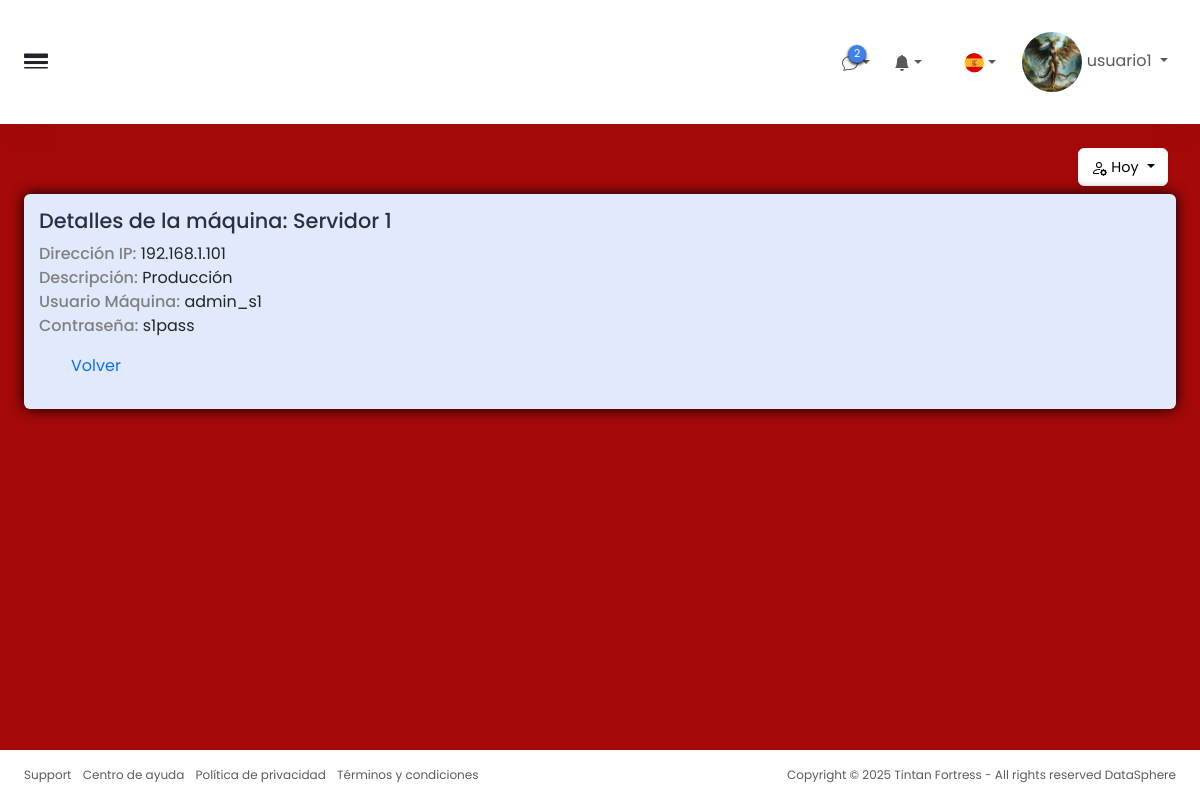
Before: /detallesMaquina.php?id=1 (signed in) with the older database file.
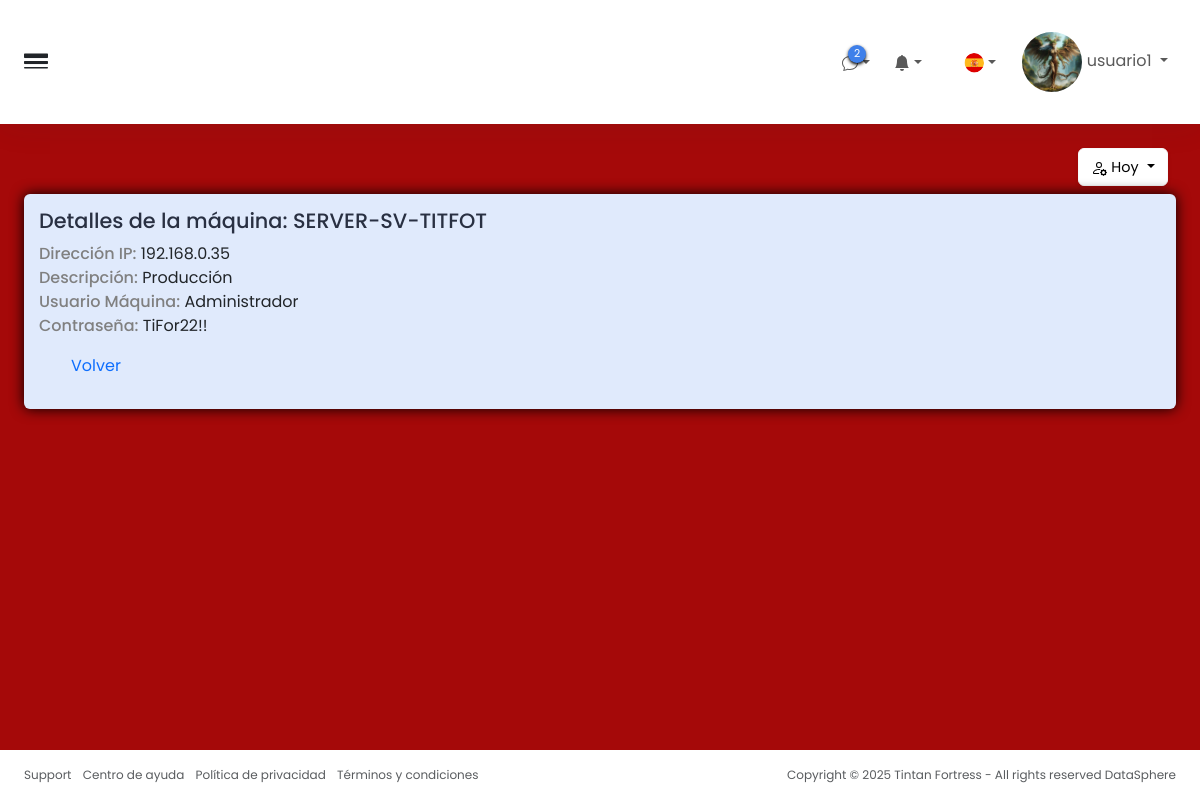
After: the same page with the newer database file.
### tables this page shows
CREATE TABLE `usuarios` (
  `id` int(11) NOT NULL,
  `nombre_usuario` varchar(100) NOT NULL,
  `contraseña` text NOT NULL,
  `correo_electronico` varchar(255) DEFAULT NULL,
  `id_rol` int(11) NOT NULL,
  `creado_en` timestamp NOT NULL DEFAULT current_timestamp(),
  `imagen` varchar(255) DEFAULT NULL
);

CREATE TABLE `credenciales` (
  `id` int(11) NOT NULL,
  `id_maquina` int(11) NOT NULL,
  `usuario_maquina` varchar(100) NOT NULL,
  `contraseña` text NOT NULL,
  `creada_en` timestamp NOT NULL DEFAULT current_timestamp()
);

CREATE TABLE `maquinas` (
  `id` int(11) NOT NULL,
  `nombre` varchar(100) NOT NULL,
  `direccion_ip` varchar(45) NOT NULL,
  `descripcion` text DEFAULT NULL,
  `creada_en` timestamp NOT NULL DEFAULT current_timestamp()
);

### detallesMaquina.php (the view, shortened to what this page needs)
<?php
try {
    include 'conexion.php';
    $nombreUsuario = $_SESSION['nombre'];
    $id_maquina = intval($_GET['id']);
    $sql = "SELECT m.nombre, m.direccion_ip, m.descripcion, c.usuario_maquina, c.contraseña
                FROM maquinas m
                LEFT JOIN credenciales c ON c.id_maquina = m.id
                WHERE m.id = :id";
    $stmt = $conn->prepare($sql);
    $stmt->execute([':id' => $id_maquina]);
    $maquina = $stmt->fetch(PDO::FETCH_ASSOC);
    $usuario_id = $_SESSION['usuario_id'];
    $sqlImagen = "SELECT imagen FROM usuarios WHERE id = :id";
    $stmtImagen = $conn->prepare($sqlImagen);
    $stmtImagen->execute([':id' => $usuario_id]);
    $imagenUsuario = $stmtImagen->fetchColumn();
    ?>
    <!DOCTYPE html>
    <html lang="es">
    <head>
        <link rel="stylesheet" href="css/index.css">
        <link href="https://cdn.jsdelivr.net/npm/bootstrap@5.3.6/dist/css/bootstrap.min.css" rel="stylesheet"
>
        <link rel="stylesheet" href="https://cdn.jsdelivr.net/npm/bootstrap-icons@1.13.1/font/bootstrap-icons.min.css">
        <link rel="stylesheet" href="css/usuarios.css">
    </head>
    <body>
        <div class="wrapper w-100 d-flex align-items-start justify-content-between bg-black">
            <div class="main">
                <nav
                    class="navbar-main d-flex justify-content-between align-items-center p-4 navbar navbar-expand navbar-light">
                    <span class="sidebar-toggle d-flex align-items-center fs-4">
                        <i class="bi bi-border-width" id=toggle></i>
                    </span>
                    <div class="navbar-collapse collapse">
                        <div class="navbar-align navbar-nav ms-auto">
                            <div class="me-2 nav-item dropdown d-flex position-relative">
                                <a id="element" class="d-flex align-items-center nav-link nav-icon dropdown-toggle"
                                    aria-expanded="true">
                                    <div class="position-relative">
                                        <span class="indicator">2</span>
                                    </div>
                                </a>
                            </div>
                            <div class="me-2 nav-item dropdown d-flex position-relative">
                                <a id="element" class="d-flex align-items-center nav-link nav-icon dropdown-toggle"
                                    aria-expanded="true">
                                    <div class="position-relative">
                                        <svg xmlns="http://www.w3.org/2000/svg" width="16" height="16" fill="currentColor"
                                            class="bi bi-bell-fill" viewBox="0 0 16 16">
                                            <path
                                                d="M8 16a2 2 0 0 0 2-2H6a2 2 0 0 0 2 2m.995-14.901a1 1 0 1 0-1.99 0A5 5 0 0 0 3 6c0 1.098-.5 6-2 7h14c-1.5-1-2-5.902-2-7 0-2.42-1.72-4.44-4.005-4.901" />
                                        </svg>
                                    </div>
                                </a>
                            </div>
                            <a href="#" type="button" class="nav-icon modes nav-link d-flex align-items-center"></a>
                            <div class="me-2 nav-item dropdown d-flex position-relative">
                                <a id="element"
                                    class="nav-flag d-flex align-items-center nav-icon nav-link  dropdown-toggle"
                                    aria-expanded="true">
                                    <div class="position-relative">
                                        <img src="img/españa.webp" alt="" class="img-fluid">
                                    </div>
                                </a>
                            </div>
                            <div class="nav-item dropdown nav-item-user">
                                <span class="d-none d-sm-inline-block nav-icon" aria-expanded="true">
                                    <a href="#" class="nav-link dropdown-toggle" aria-expanded="false">
                                        <img src="img/usuarios/<?= $imagenUsuario ?>" class="imgUSU">
                                        <span><?= htmlspecialchars($nombreUsuario) ?></span>
                                    </a>
                                </span>
                            </div>
                        </div>
                    </div>
                </nav>
                <div class="content">
                    <div class="p-0 container-fluid">
                        <div class="mb-2 mb-xl-2 row">
                            <div class="d-none d-sm-block col-auto">
                            </div>
                            <div class="ms-auto text-end mt-n1 col-auto">
                                <div class="d-inline me-2 dropdown">
                                    <button type="button" class="nav-icon bg-white shadow-sm dropdown-toggle btn btn-light"
                                        aria-expanded="true">
                                        <span style="font-size: .9rem;">Hoy</span>
                                    </button>
                                </div>
                            </div>
                        </div>
                        <div class="row">
                            <div class="d-flex w-100">
                                <div class="illustration flex-fill card border-0" style="background-color: #e0eafc;">
                                    <div class="detalles">
                                    <div class="p-0 d-flex flex-fill card-body">
                                        <ul>
                                            <li><h3>Detalles de la máquina: <?= htmlspecialchars($maquina['nombre']) ?></h3></li>
                                            <li><strong>Dirección IP:</strong>
                                                <?= htmlspecialchars($maquina['direccion_ip']) ?></li>
                                            <li><strong>Descripción:</strong>
                                                <?= htmlspecialchars($maquina['descripcion']) ?></li>
                                            <li><strong>Usuario Máquina:</strong>
                                                <?= htmlspecialchars($maquina['usuario_maquina']) ?></li>
                                            <li><strong>Contraseña:</strong> <?= htmlspecialchars($maquina['contraseña']) ?>
                                            </li>
                                        </ul>
                                    </div>
                                    <div>
                                        <ol><li><p><a href="conexionesMaquina.php">Volver</a></p></li></ol>
                                    </div>
                                    </div>
                                </div>
                            </div>
                        </div>
                    </div>
                </div>
                <footer class="footer bg-white py-3">
                    <div class="container-fluid">
                        <div class="text-muted row">
                            <div class="text-start d-flex col-6">
                                <ul class="list-inline mb-0">
                                    <li class="list-inline-item"><a href="#" class="text-muted">Support</a></li>
                                    <li class="list-inline-item"><a href="#" class="text-muted">Centro de ayuda</a></li>
                                    <li class="list-inline-item"><a href="#" class="text-muted">Política de privacidad</a>
                                    </li>
                                    <li class="list-inline-item"><a href="#" class="text-muted">Términos y condiciones</a>
                                    </li>
                                </ul>
                            </div>
                            <div class="text-end col-6">
                                <p class="mb-0">Copyright © 2025 Tintan Fortress - All rights reserved <a href="#"
                                        class="text-muted">DataSphere</a></p>
                            </div>
                        </div>
                    </div>
                </footer>
            </div>
        </div>
    </body>
    </html>
    <?php
} catch (PDOException $e) {
    die("Error en la conexión a la base de datos: " . $e->getMessage());
}
?>

### css/index.css (style rules this page uses)
* { margin: 0; padding: 0; box-sizing: border-box; list-style: none; text-decoration: none; font-family: "Poppins",serif; }
.imgUSU { width:60px; height: 60px; border-radius: 40px; }
.detalles { padding:15px; }
:root { --color-primary: #202434; --color-primary-light: #293042; --color-accent-blue: #3f80ea; --color-white: white; --color-black: black; --color-gray-light: #ced4da; --color-gray-blue-trasnparent: #e2e8ee80 --transition-speed-fast: .4s ease-in-out; --transition-speed-slow: .6s ease-in-out; }
a { text-decoration: none !important; }
ul { padding-left: 0 !important; }
li { list-style: none !important; }
img { height: 20px; margin-left: 2px; }
h3 { color: white !important; }
.wrapper { width: 100%; align-items: stretch; display: flex; }
.main { display: flex; width: 100%; height: 100vh; overflow-y: scroll; min-width: 0; transition: margin-left .35s ease-in-out, left .35s ease-in-out, margin-right .35s ease-in-out, right .35s ease-in-out; flex-direction: column; }
.navbar-main { border-bottom: 0 !important; box-shadow: 0 0 2rem #2930421a !important; background-color: var(--color-white) !important; }
#toggle { cursor: pointer !important; }
.nav-item-user { cursor: pointer !important; }
.nav-item .indicator { background: #3f80ea; box-shadow: 0 .1rem .2rem black; border-radius: 50%; display: block; height: 18px; width: 18px; position: absolute; padding: 1px; top: -5px; right: -8px; text-align: center; font-size: .675rem; color: var(--color-white); transition: all .2s ease-in-out; }
.text-muted { color: rgba(108, 117, 125, .75); font-size: 12px; margin-bottom: 0; }
#element { cursor: pointer; }
.nav-flag img { height: 20px; width: 20px; border-radius: 50%; object-fit: cover; }
.content { padding: 2.5rem 2.5rem 1.5rem; flex: 1; direction: 1fr; background-color: rgb(165, 9, 9); }
.illustration { color: var(--color-accent-blue); }
.card { margin-bottom: 24px; box-shadow: 0 0 .875rem black; }
.card-body h3 { color: #293042 !important; font-weight: 500; font-size: 1.3rem; }
strong { font-weight: 500 !important; color: grey; font-style: .8rem; }
footer { padding: 1rem 0.75rem; background-color: var(--color-white); direction: ltr; }
@media (min-width: 1px) and (max-width:2570px) { .content { padding: 1.5rem !important; } }

Changed rows visible on the page:
changed credenciales "Producción": id_maquina.nombre "Servidor 1" → "SERVER-SV-TITFOT"; id_maquina.direccion_ip "192.168.1.101" → "192.168.0.35"; usuario_maquina "admin_s1" → "Administrador"; contraseña "s1pass" → "TiFor22!!"
